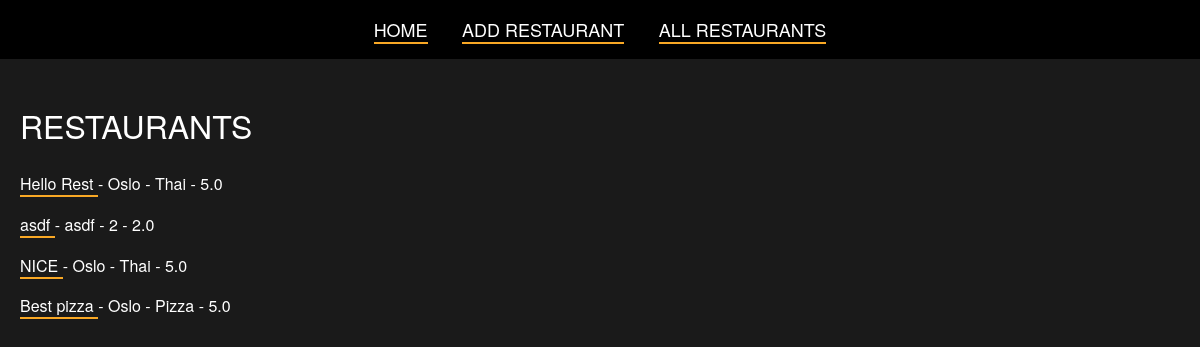
The app's page /restaurants with its own data.
### app.py (models this page shows)
class Restaurant(db.Model):
    id = db.Column(db.Integer, primary_key=True)
    name = db.Column(db.String(100), nullable=False)
    location = db.Column(db.String(100), nullable=False)
    cuisine_type = db.Column(db.String(50), nullable=False)
    rating = db.Column(db.Float)

### app.py (the view)
@app.route('/restaurants')
def show_restaurants():
    restaurants = Restaurant.query.all()
    return render_template('steder.html', restaurants=restaurants)

### templates/steder.html (shortened to what this page needs)
<!DOCTYPE html>
<html lang="en">
<head>
    <link rel="stylesheet" href="{{ url_for('static', filename='styles.css') }}">
<body>
    <div class="navbar">
        <a href="/">Home</a>
        <a href="/add">Add Restaurant</a>
        <a href="/restaurants">All Restaurants</a>
    </div>
</head>
<div class="container">
    <h1>Restaurants</h1>
    <ul>
        {% for restaurant in restaurants %}
        <li>
            <a href="{{ url_for('restaurant_detail', id=restaurant.id) }}">
                {{ restaurant.name }}
            </a> - {{ restaurant.location }} - {{ restaurant.cuisine_type }} - {{restaurant.rating}}
        </li>
        {% endfor %}
    </ul>
</body>
</html>

### static/styles.css (style rules this page uses)
body { background-color: #1a1a1a; color: #ffffff; font-family: 'Helvetica Neue', Arial, sans-serif; margin: 0; padding: 0; line-height: 1.6; }
a { color: #ffffff; text-decoration: none; border-bottom: 2px solid #f9a825; }
h1, h2, h3 { font-family: 'Helvetica Neue', Arial, sans-serif; font-weight: 300; margin-bottom: 20px; text-transform: uppercase; }
ul { list-style: none; padding: 0; }
li { margin-bottom: 15px; }
.container { padding: 20px; max-width: 1200px; margin: 0 auto; }
.navbar { background-color: #000000; padding: 15px 0; text-align: center; }
.navbar a { font-size: 18px; color: #ffffff; margin: 0 15px; text-transform: uppercase; }

### records on screen
Restaurant: name "Hello Rest", location "Oslo", cuisine_type "Thai", rating "5.0"
Restaurant: name "asdf", location "asdf", cuisine_type "2", rating "2.0"
Restaurant: name "NICE", location "Oslo", cuisine_type "Thai", rating "5.0"
Restaurant: name "Best pizza", location "Oslo", cuisine_type "Pizza", rating "5.0"
